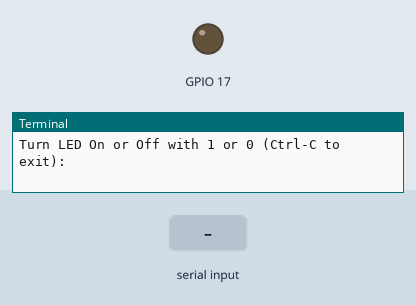
This program was run on a simulated Raspberry Pi (BCM pin numbers). Shown: output pins drawn as LEDs (lit = HIGH), the last lines printed to the terminal. Inputs (shaded band) come from the test bench.

Above: at 1.2 s.
1.3 s: "1" typed at the terminal, then Enter
At 2.1 s:
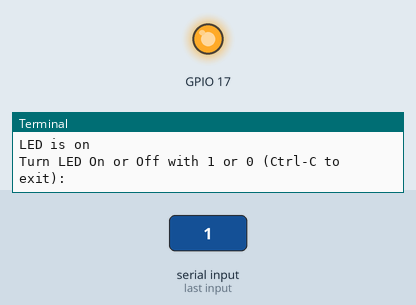
2.8 s: "0" typed at the terminal, then Enter
At 3.3 s:
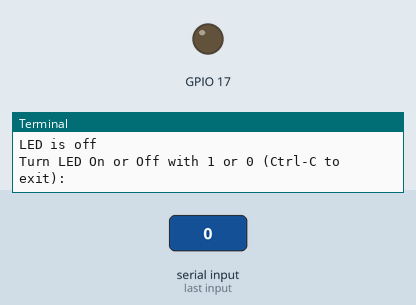
Timing chart, 0 to 5.8 s (numbered marks = the images above; inputs shaded):
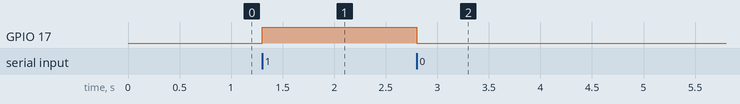

The program:

data.py
```python
#!/usr/bin/env python3

import RPi.GPIO as GPIO
import os


def setupGPIO():
    GPIO.setmode(GPIO.BCM)
    GPIO.setwarnings(False)

    GPIO.setup(17, GPIO.OUT)


def controlLED():
    try:
        while True:
            user_input = input(
                "Turn LED On or Off with 1 or 0 (Ctrl-C to exit): ")
            if user_input=="1":
                GPIO.output(17, GPIO.HIGH)
                print("LED is on")
            elif user_input=="0":
                GPIO.output(17, GPIO.LOW)
                print("LED is off")
    except KeyboardInterrupt:
        GPIO.cleanup()
        print("")

def controlLED_new(user_input):
    if user_input=="1":
        GPIO.output(17, GPIO.HIGH)
        print("LED is on")
    elif user_input=="0":
        GPIO.output(17, GPIO.LOW)
        print("LED is off")
setupGPIO()
controlLED()
```

Measured:
- after the input at 1.3 s, GPIO 17: LOW → HIGH at once
- after the input at 2.8 s, GPIO 17: HIGH → LOW at once
